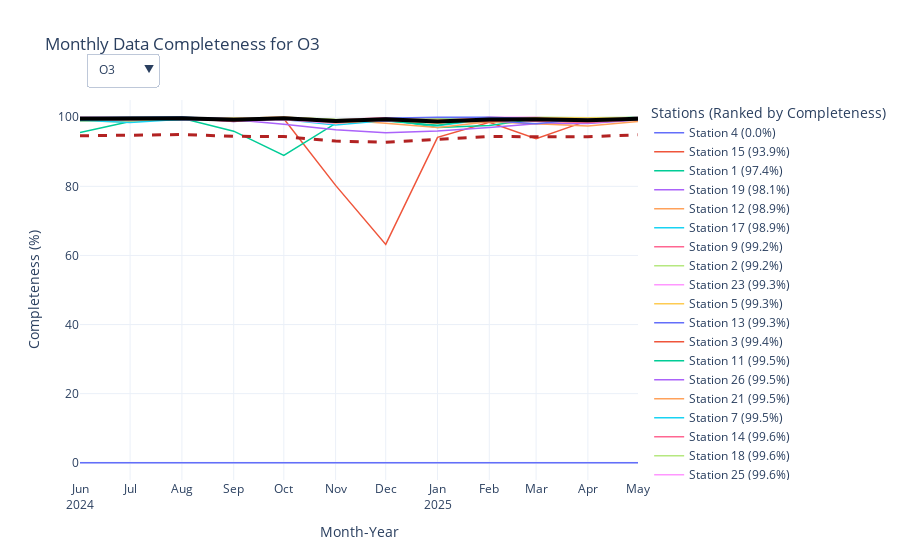

Notebook source saved alongside this figure:
### Code cell
# View completeness
import plotly.graph_objects as go

def plot_completeness_by_parameter(sensor_df):
    """
    Pivots the data and plots the monthly data completeness for each station for a selected parameter.

    Args:
        sensor_df (pd.DataFrame): DataFrame containing the time series data from the database
                                      with 'measured_time', 'station_id', 'measurement', and 'reading_value'.
    """
    # Pivot the dataframe from long to wide format
    cleaned_data = sensor_df.pivot_table(
        index=['measured_time', 'station_id'],
        columns='measurement',
        values='reading_value'
    ).reset_index()

    # Rename columns to match original function's expectations
    cleaned_data.rename(columns={'measured_time': 'time', 'station_id': 'name'}, inplace=True)

    df_processed = cleaned_data.copy()
    df_processed['time'] = pd.to_datetime(df_processed['time'], utc=True)
    df_processed['month_year'] = df_processed['time'].dt.to_period('M')

    # Use the measurement types we fetched
    total_params = ['O3', 'NO2', 'SO2', 'PM10', 'PM25','WD']
    unique_stations = sorted(df_processed['name'].unique())

    fig = go.Figure()

    num_traces_per_param = len(unique_stations) + 2  # Stations + Mean + Median

    for i, param in enumerate(total_params):
        if param not in df_processed.columns:
            # If a parameter has no data at all, skip it.
            # And add empty traces to keep dropdown indexing correct
            for _ in range(num_traces_per_param):
                 fig.add_trace(go.Scatter(x=[], y=[], mode='lines', visible=(i==0)))
            continue

        # Calculate monthly completeness for the parameter
        monthly_completeness = df_processed.groupby(['month_year', 'name'], observed=False)[param].apply(lambda x: x.notnull().mean() * 100).reset_index()
        pivot_df = monthly_completeness.pivot(index='month_year', columns='name', values=param)
        pivot_df = pivot_df.reindex(columns=unique_stations, fill_value=0) # Ensure all stations are included
        pivot_df.index = pivot_df.index.astype(str)

        # Rank stations by overall completeness for the parameter
        station_overall_completeness = pivot_df.mean().sort_values()

        # Add traces for each station, ranked
        for station_name in station_overall_completeness.index:
            completeness_pct = station_overall_completeness[station_name]
            fig.add_trace(go.Scatter(
                x=pivot_df.index,
                y=pivot_df[station_name],
                name=f"Station {station_name} ({completeness_pct:.1f}%)",
                mode='lines',
                visible=(i == 0),
                line=dict(width=1.5),
                hoverinfo='x+y+name',
                showlegend=True
            ))

        # Calculate and add mean and median traces
        monthly_mean = pivot_df.mean(axis=1)
        monthly_median = pivot_df.median(axis=1)

        fig.add_trace(go.Scatter(
            x=monthly_mean.index, y=monthly_mean.values, name='Mean (All Stations)',
            mode='lines', line=dict(color='firebrick', width=3, dash='dash'),
            visible=(i == 0), hoverinfo='x+y'
        ))
        fig.add_trace(go.Scatter(
            x=monthly_median.index, y=monthly_median.values, name='Median (All Stations)',
            mode='lines', line=dict(color='black', width=4),
            visible=(i == 0), hoverinfo='x+y'
        ))

    # Create dropdown menu
    buttons = []
    for i, param in enumerate(total_params):
        visibility = [False] * (len(total_params) * num_traces_per_param)
        start_index = i * num_traces_per_param
        end_index = start_index + num_traces_per_param
        for j in range(start_index, end_index):
            visibility[j] = True

        button = dict(
            label=param,
            method='update',
            args=[{'visible': visibility},
                  {'title': f'Monthly Data Completeness for {param}'}]
        )
        buttons.append(button)

    fig.update_layout(
        updatemenus=[dict(
            active=0,
            buttons=buttons,
            direction="down",
            pad={"r": 10, "t": 10},
            showactive=True,
            x=0.01,
            xanchor="left",
            y=1.15,
            yanchor="top"
        )],
        title_text=f'Monthly Data Completeness for {total_params[0]}',
        xaxis_title='Month-Year',
        yaxis_title='Completeness (%)',
        yaxis_range=[-5, 105],
        legend_title_text='Stations (Ranked by Completeness)',
        hovermode='x unified',
        template='plotly_white',
        xaxis=dict(
            dtick="M1",
            tickformat="%b\n%Y",
            tickangle=0
        )
    )

    fig.show()

plot_completeness_by_parameter(sensor_df)
